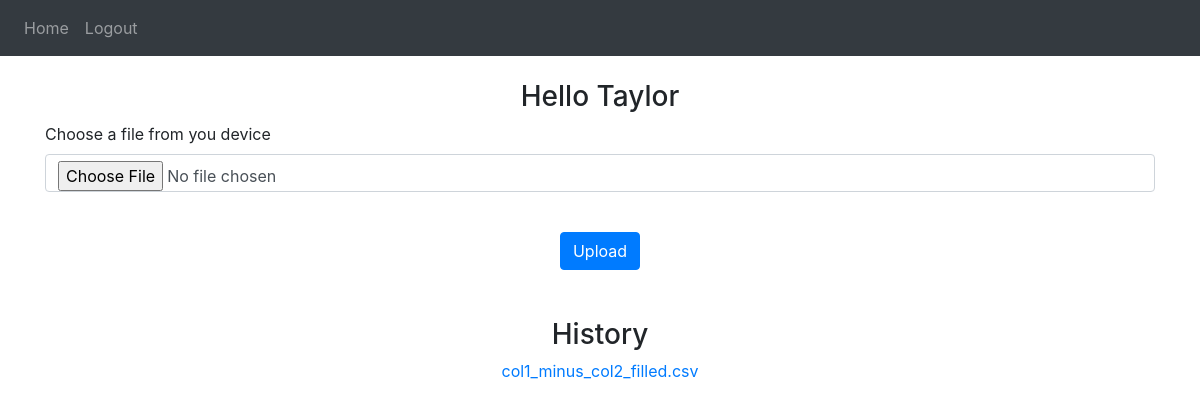
Page / (signed in) on the earlier database version.
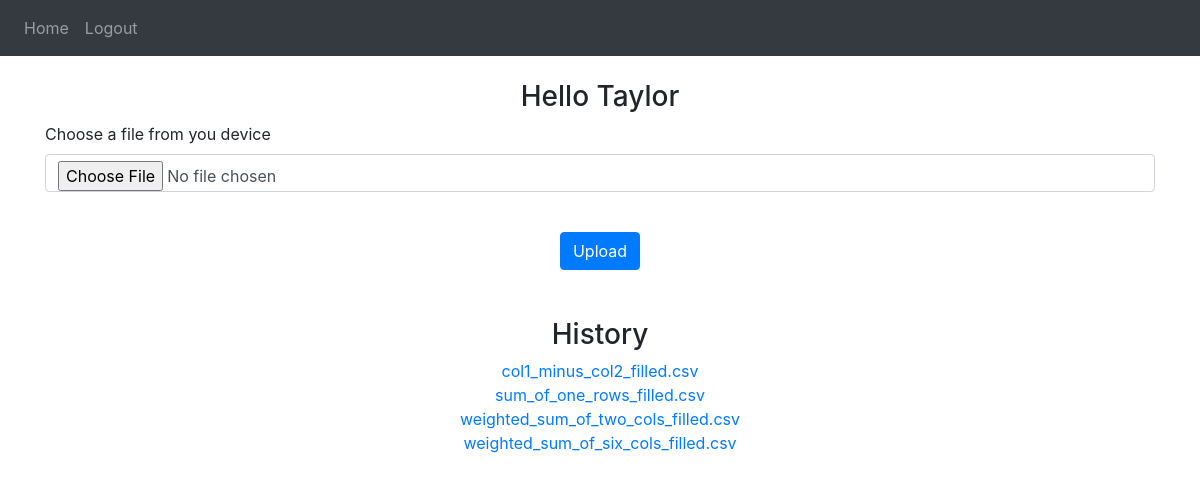
Same page on the later database version.
### website/model.py (models this page shows)
class User(db.Model, UserMixin):
    id = db.Column(db.Integer, primary_key=True)
    email = db.Column(db.String(150), unique=True)
    password = db.Column(db.String(150))
    username = db.Column(db.String(150))
    files = db.relationship('File')

class File(db.Model):
    id = db.Column(db.Integer, primary_key=True)
    file_path = db.Column(db.String(10000))
    user_id = db.Column(db.Integer, db.ForeignKey('user.id'))

### website/views.py (the view, shortened to what this page needs)
@views.route('/', methods=['GET', 'POST'])
@login_required
def home():
  return render_template("home.html", user=current_user)

### website/__init__.py (called while the page is built)
def create_app():
    app = Flask(__name__)
    app.config['SECRET_KEY'] = 'hjshjhdjah kjshkjdhjs'
    app.config['SQLALCHEMY_DATABASE_URI'] = f'sqlite:///{DB_NAME}'
    db.init_app(app)
    from .views import views
    from .auth import auth
    app.register_blueprint(views, url_prefix='/')
    app.register_blueprint(auth, url_prefix='/')
    from .model import User
    with app.app_context():
        db.create_all()
    login_manager = LoginManager()
    login_manager.login_view = 'auth.login'
    login_manager.init_app(app)
    @login_manager.user_loader
    def load_user(id):
        return User.query.get(int(id))
    return app

### website/templates/home.html (shortened to what this page needs)
{% extends "base.html" %}
{% block content %}
<br />
<h3 align="center">Hello {{user.username}}</h3>
<form method="POST" enctype="multipart/form-data">
<div class="form-group">
  <label for="file">Choose a file from you device</label>
  <input
    type="file"
    class="form-control"
    id="file"
    name="file"
    placeholder="Browse"
  />
</div>
<br />
<div align="center">
  <button type="submit" class="btn btn-primary">Upload</button>
</div>
</form>
<br />
<br />
<h3 align="center">History</h3>
<div align="center">
  {% for file in user.files %}
  <a href="{{ url_for('views.output', filename=file.file_path)}}"> {{ file.file_path }}</a>
  <br />
  {% endfor %}
</div>
{% endblock %}

### website/templates/base.html (shortened to what this page needs)
<!DOCTYPE html>
<html>
  <head>
    <link
      rel="stylesheet"
      href="https://stackpath.bootstrapcdn.com/bootstrap/4.4.1/css/bootstrap.min.css"
    />
    <link
      rel="stylesheet"
      href="https://stackpath.bootstrapcdn.com/font-awesome/4.7.0/css/font-awesome.min.css"
    />
  </head>
  <body>
    <nav class="navbar navbar-expand-lg navbar-dark bg-dark">
      <div class="collapse navbar-collapse" id="navbar">
        <div class="navbar-nav">
          {% if user.is_authenticated %}
          <a class="nav-item nav-link" id="home" href="/">Home</a>
          <a class="nav-item nav-link" id="logout" href="/logout">Logout</a>
          {% else %}
          <a class="nav-item nav-link" id="login" href="/login">Login</a>
          <a class="nav-item nav-link" id="signUp" href="/signup">Sign Up</a>
          {% endif %}
        </div>
      </div>
    </nav>
    <div class="container">{% block content %} {% endblock %}</div>
  </body>
</html>

Differences in the rows shown:
added File: file_path "sum_of_one_rows_filled.csv"
added File: file_path "weighted_sum_of_two_cols_filled.csv"
added File: file_path "weighted_sum_of_six_cols_filled.csv"
